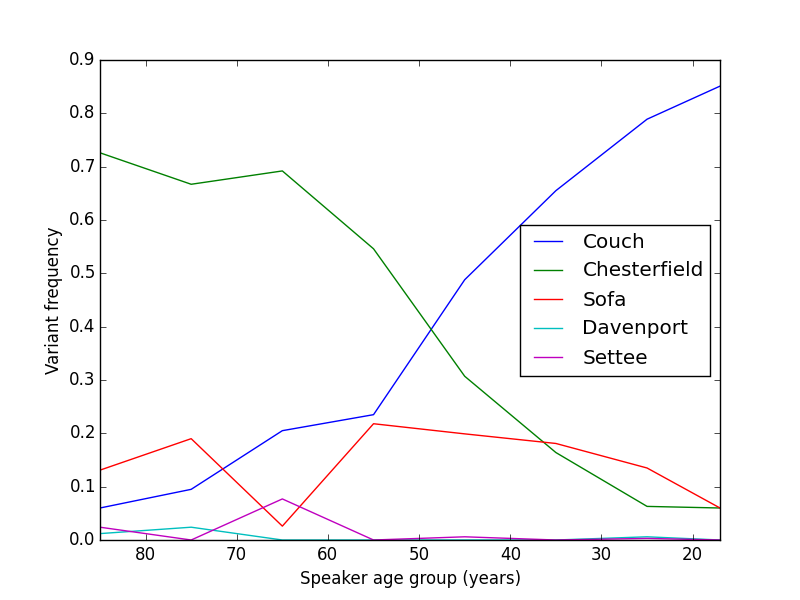

This figure's Python source:
import matplotlib.pylab as plt

age = [85,75,65,55,45,35,25,17]
couch =	[0.06, 0.095, 0.205, 0.235, 0.488, 0.655, 0.789, 0.851]
chesterfield = [0.726,0.667,0.692,0.546,0.307,0.164,0.063,0.06]
sofa = [0.131,0.19,0.026,0.218,0.199,0.181,0.135,0.06]
davenport = [0.012,0.024,0,0,0,0,0.006,0]
settee = [0.024,0,0.077,0,0.006,0,0.003,0]

plt.xlim([85,17])
plt.plot(age,couch,label="Couch")
plt.plot(age,chesterfield,label="Chesterfield")
plt.plot(age,sofa,label="Sofa")
plt.plot(age,davenport,label="Davenport")
plt.plot(age,settee,label="Settee")

plt.legend(loc=5)
plt.xlabel("Speaker age group (years)")
plt.ylabel("Variant frequency")
plt.show()
